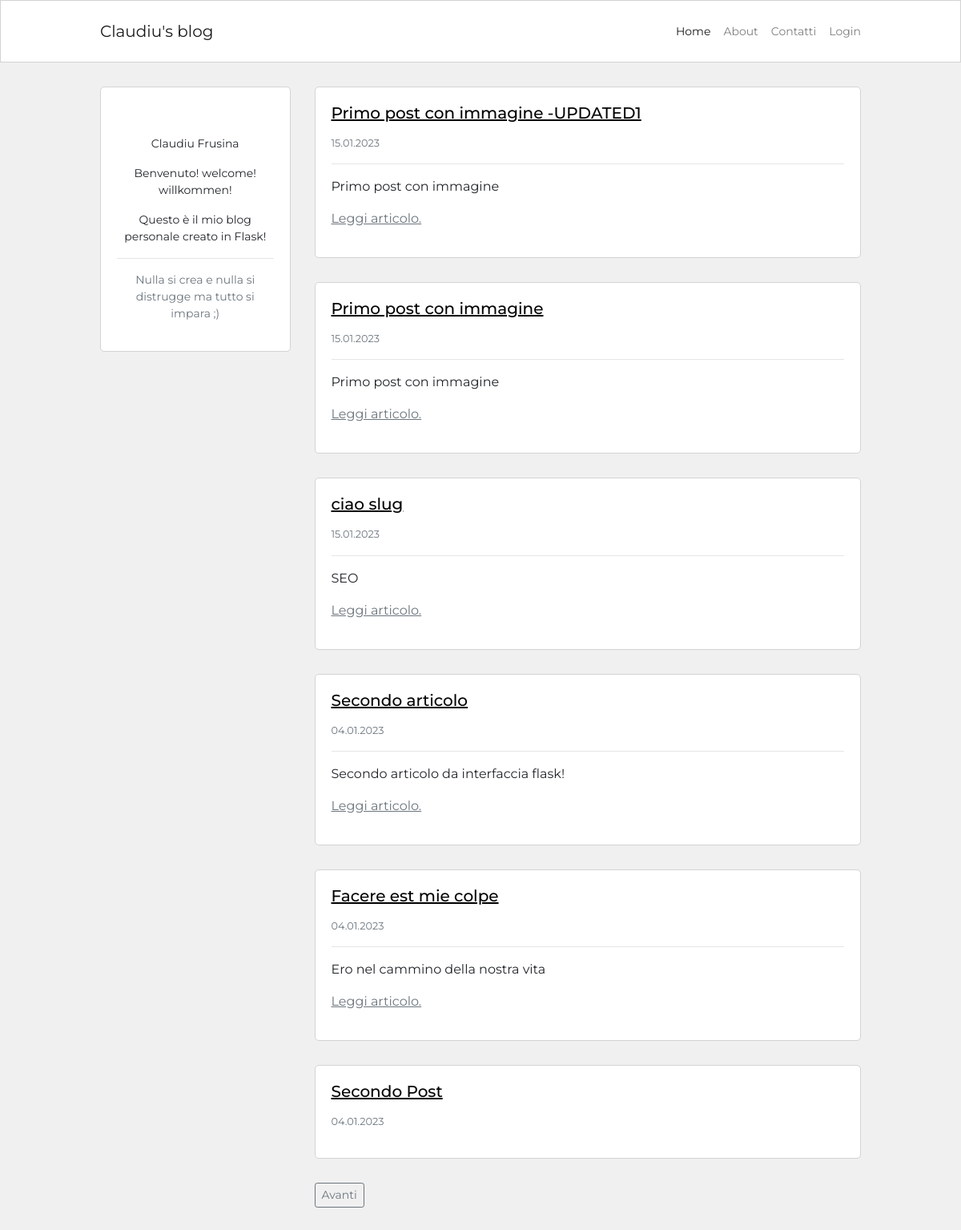
Before: / with the older database file.
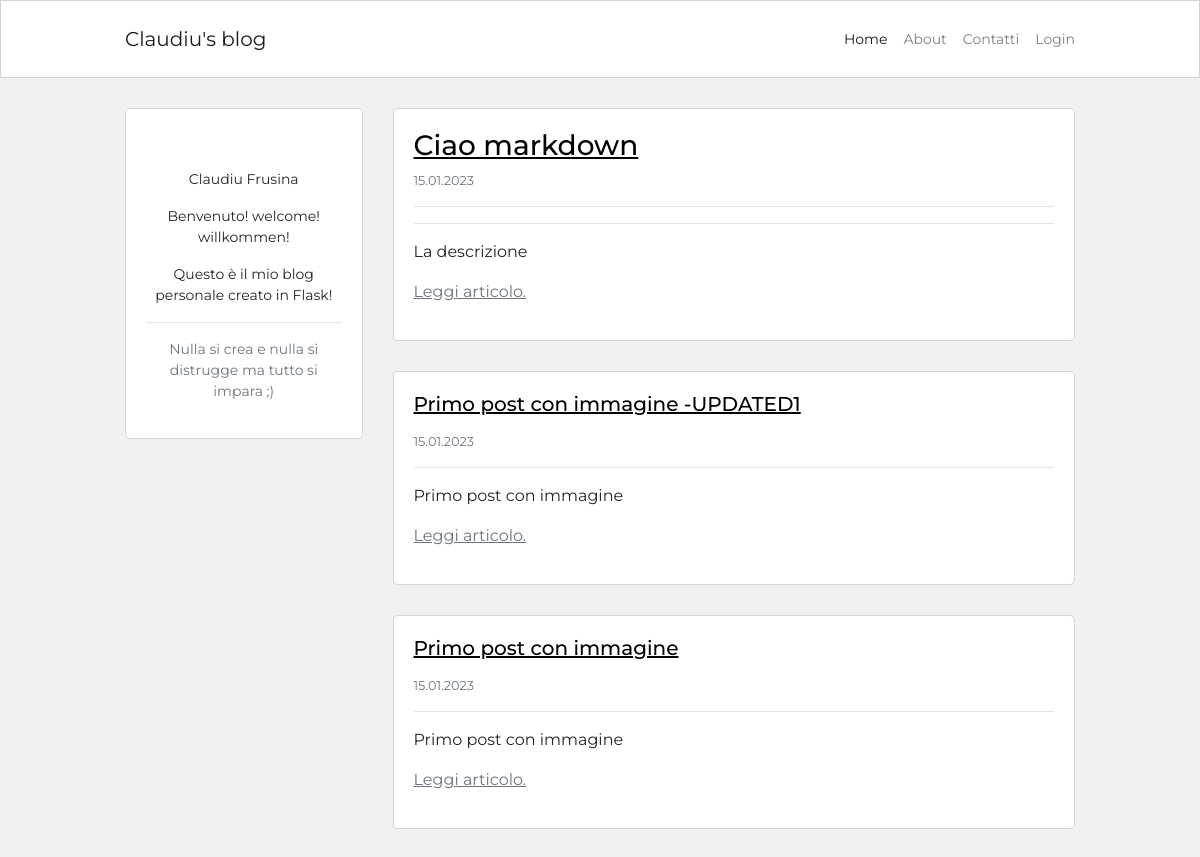
After: the same page with the newer database file.
### blog/models.py (models this page shows, shortened)
class Post(db.Model):
    id = db.Column(db.Integer, primary_key=True)
    user_id = db.Column(db.Integer, db.ForeignKey('user.id'), nullable=False)
    created_at = db.Column(db.DateTime, default=datetime.now)
    title = db.Column(db.String(120), nullable=False)
    description = db.Column(db.String(240))
    body = db.Column(db.Text(), nullable=False)
    slug = db.Column(db.String(250))
    image = db.Column(db.String(150))

### blog/routes.py (the view)
@app.route("/")
def homepage():
    page_number = request.args.get('page', 1, type=int)
    posts = Post.query.order_by(Post.created_at.desc()).paginate(page=page_number,
        per_page=app.config["TICKERS_PER_PAGE"], error_out=True)
    if posts.has_next:
        next_page = url_for('homepage', page=posts.next_num)
    else:
        next_page = None
    if posts.has_prev:
        previous_page = url_for('homepage', page=posts.prev_num)
    else:
        previous_page = None
    return render_template("homepage.html", posts=posts, current_page=page_number,
        next_page=next_page, previous_page=previous_page )

### blog/templates/homepage.html (shortened to what this page needs)
{% extends 'base.html' %}
{% block content %}
<div class="container content-container">
    <div class="row no-gutters">
        <div class="col-md-9 order-md-2">
            {% for post in posts.items %}
            <div class="single-post-home">
                <h5>
                    <a class="custom-link" href="{{ url_for('post_detail', post_slug=post.slug) }}" >
                        {{ post.title|markdown }}
                    </a>
                </h5>
                <p class="p-small-two text-muted md-0">
                    {{ post.created_at.strftime('%d.%m.%Y') }}
                </p>
                {% if post.description %}
                <hr>
                <p class="p-small-one text-muted md-0">
                    {{ post.description|markdown }}
                    <a class="read-more" href="{{ url_for('post_detail', post_slug=post.slug) }}">Leggi articolo.</a>
                </p>
                {% endif %}
            </div>
            {% endfor %}
            <div class="pagination-block">
                {% if next_page %}
                <a href="{{ next_page }}" class="btn btn-sm btn-outline-secondary">Avanti</a>
                {% endif %}
            </div>
        </div>
        <div class="col-md-3 order-md-1">
            {% include 'about_me_snippet.html' %}
        </div>
    </div>
</div>
{% endblock %}

### blog/templates/base.html (shortened to what this page needs)
<!DOCTYPE html>
<html lang="en">
<head>
    <link rel="stylesheet" href="https://stackpath.bootstrapcdn.com/bootstrap/4.3.1/css/bootstrap.min.css">
    <link rel="stylesheet" href="{{ url_for('static', filename='blog.css') }}">
</head>
<body>
    <nav class="navbar navbar-expand-lg navbar-light navbar-bg-white">
        <div class="container navbar-container">
            <a class="navbar-brand" href="{{ url_for('homepage') }}">Claudiu's blog</a>
            <div class="collapse navbar-collapse" id="navbarSupportedContent">
                <div class="navbar-nav ml-auto">
                    <a class="nav-item nav-link {% if request.path == '/' %}active{% endif %}" href="{{ url_for('homepage') }}">Home <span class="sr-only">(current)</span></a>
                    <a class="nav-item nav-link {% if request.path == '/about' %}active{% endif %}" href="{{ url_for('about') }}">About</a>
                    <a class="nav-item nav-link {% if request.path == '/contact' %}active{% endif %}" href="{{ url_for('contact') }}">Contatti</a>
                    {% if current_user.is_authenticated %}
                    <a class="nav-item nav-link {% if request.path == '/create-post' %}active{% endif %}" href="{{ url_for('post_create') }}">Crea Post</a>
                    <a class="nav-item nav-link {% if request.path == '/logout' %}active{% endif %}" href="{{ url_for('logout') }}">Logout</a>
                    {% else %}
                    <a class="nav-item nav-link {% if request.path == '/login' %}active{% endif %}" href="{{ url_for('login') }}">Login</a>
                    {% endif %}
                </div>
            </div>
        </div>
    </nav>
    {% block content %}
    {% endblock %}
</body>
</html>

### blog/templates/about_me_snippet.html (shortened to what this page needs)
<div class="about-snippet-block text-center">
    <div class="mt-3">
        <p class="p-small-one">Claudiu Frusina</p>
        <p class="p-small-one">Benvenuto! welcome! willkommen!</p>
        <p class="p-small-one">Questo è il mio blog personale creato in Flask!</p>
        <hr>
        <p class="p-small-one text-muted">Nulla si crea e nulla si distrugge ma tutto si impara ;)</p>
    </div>
</div>

### blog/static/blog.css (style rules this page uses)
html, body { font-family: 'Montserrat', sans-serif; background-color: #f0f0f0; }
.navbar-bg-white { background-color: #fff; border: 1px solid #d3d3d3; }
.navbar-container { max-width: 950px; font-size: 0.875rem; padding: 10px 0px 10px 0px; }
.content-container { max-width: 950px; margin-top: 30px; margin-bottom: 30px; padding: 0px; }
.custom-link { color: #056bc4; text-decoration: underline; }
.about-snippet-block { background-color: #fff; border: 1px solid #d3d3d3; border-radius: 5px; padding: 20px; }
.single-post-home { background-color: #fff; border: 1px solid #d3d3d3; border-radius: 5px; padding: 20px; margin-bottom: 30px; }
.p-small-one { font-size: 0.875rem; }
.p-small-two { font-size: 0.800rem; }
.custom-link { color: #000; }
.read-more { color: #6c757d; text-decoration: underline; }
@media (min-width: 768px) { .single-post-home { margin-left: 30px; } }
@media (min-width: 768px) { .nav-link { padding-right: 0px !important; padding-left: 1rem !important; } }

Changed rows visible on the page:
removed Post: title "ciao slug", created_at "15.01.2023", description "SEO"
removed Post: title "Secondo articolo", created_at "04.01.2023", description "Secondo articolo da interfaccia flask!"
removed Post: title "Facere est mie colpe", created_at "04.01.2023", description "Ero nel cammino della nostra vita"
removed Post: title "Secondo Post", created_at "04.01.2023"
added Post: title "Ciao markdown", created_at "15.01.2023", description "La descrizione"
Other visible differences:
text no longer shown: "Avanti"
